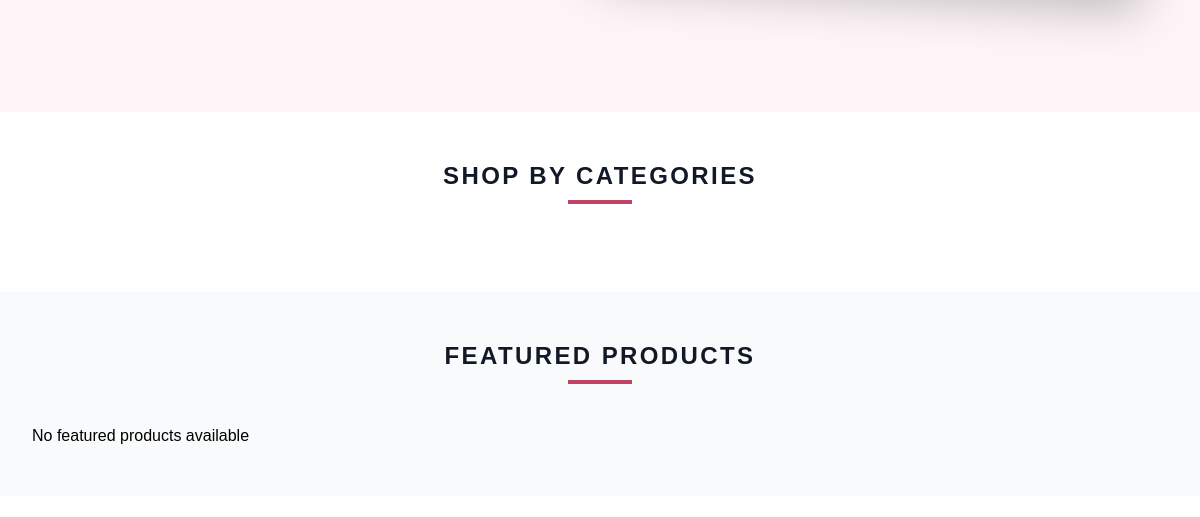
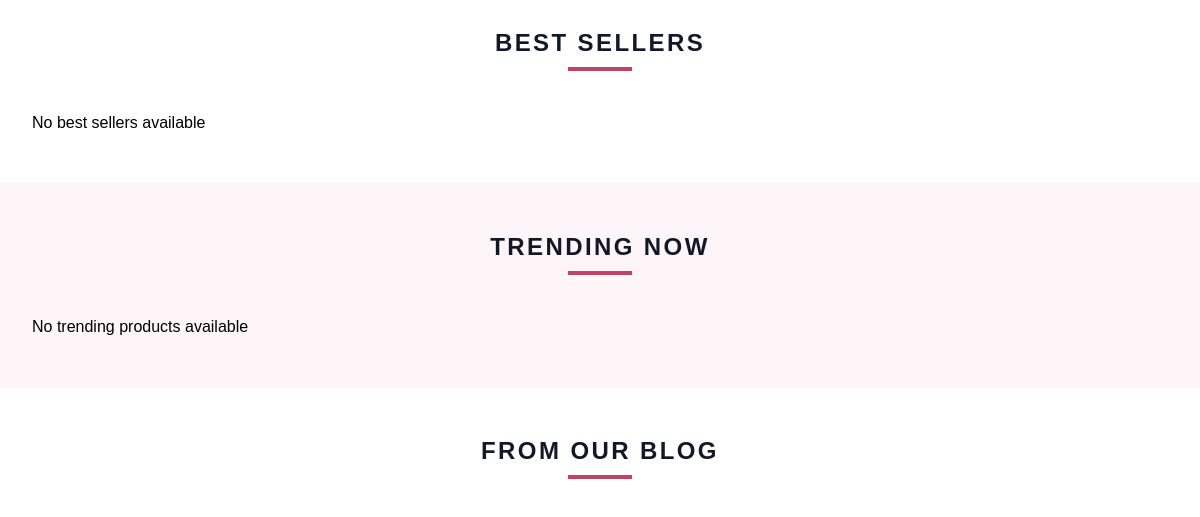
The app's page / (middle part), older data (2 pictures, top to bottom).
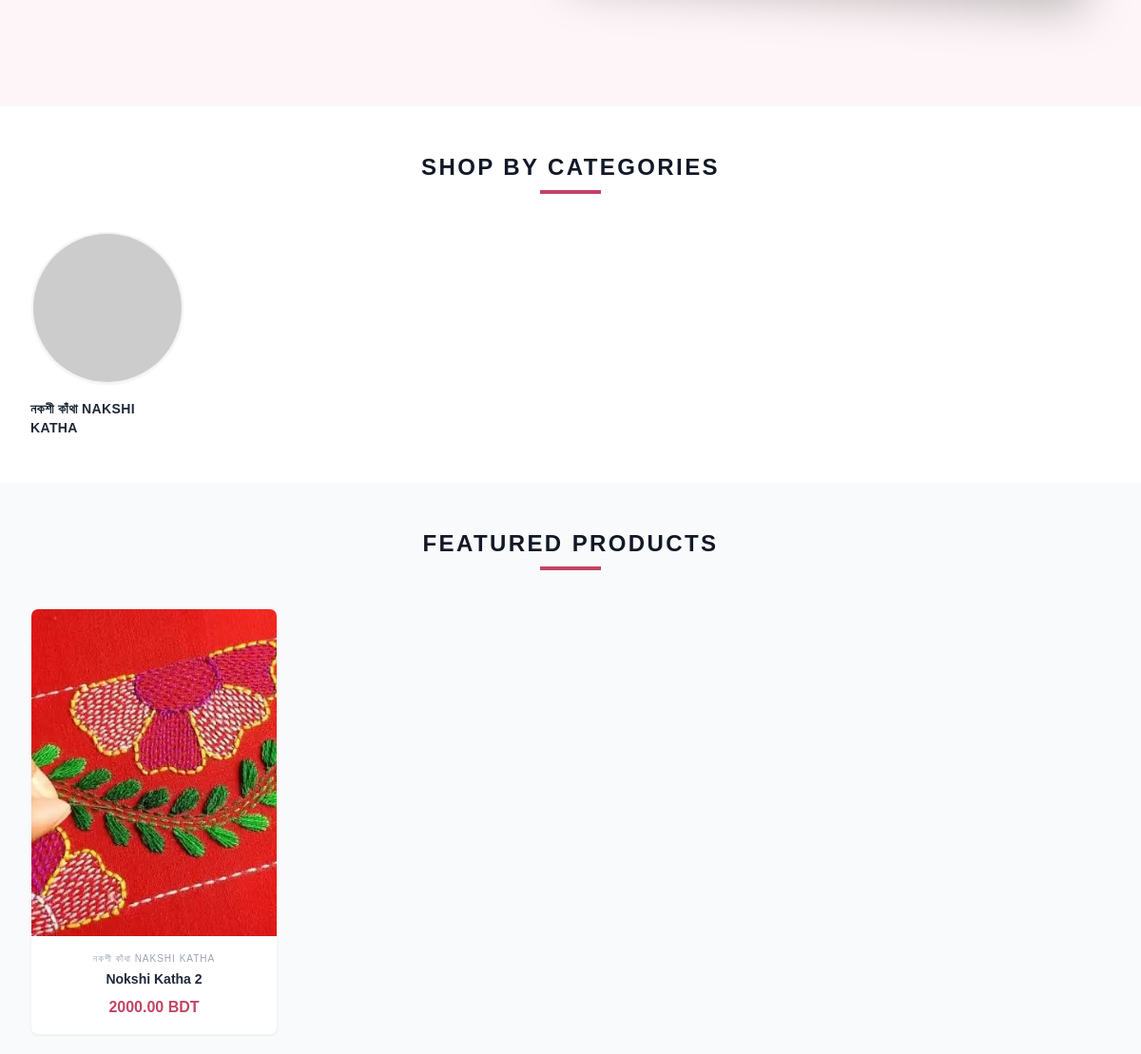
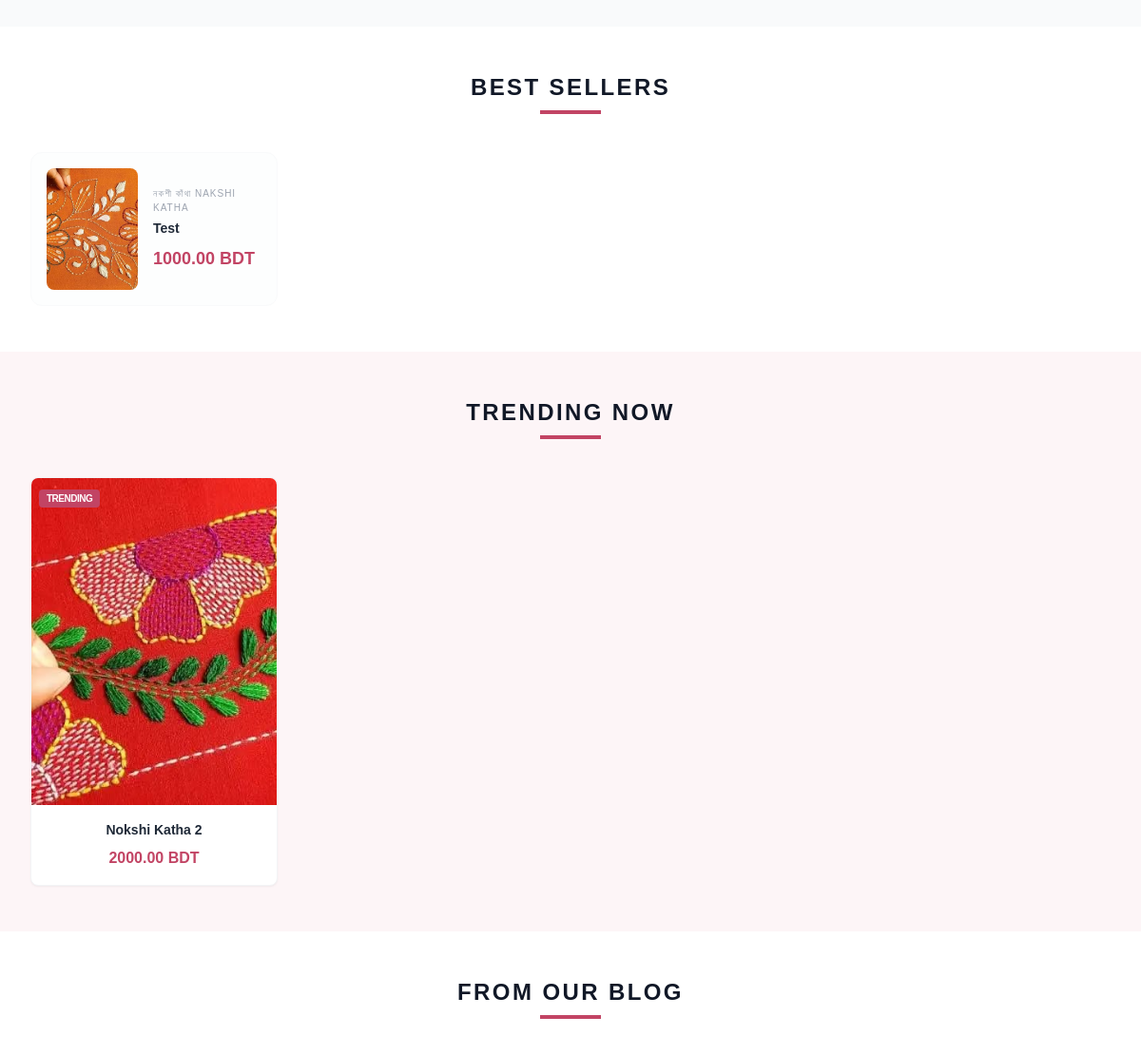
The same page, newer data (2 pictures, top to bottom).
### apps/catalog/models.py (models this page shows, shortened)
class Category(models.Model):
    name = models.CharField(max_length=200)
    slug = models.SlugField(unique=True)

class Product(models.Model):
    name = models.CharField(max_length=255)
    slug = models.SlugField(unique=True)
    category = models.ForeignKey(Category, on_delete=models.CASCADE)
    description = models.TextField()
    price = models.DecimalField(max_digits=10, decimal_places=2)
    image = models.ImageField(upload_to="products/", blank=True)
    is_active = models.BooleanField(default=True)
    is_featured = models.BooleanField(default=False)
    is_best_seller = models.BooleanField(default=False)
    is_trending = models.BooleanField(default=False)
    created_at = models.DateTimeField(auto_now_add=True)

### apps/landing/views.py (the view)
# urls.py: path('', views.home, name='home'),
def home(request):
    banners = Banner.objects.filter(active=True)
    categories = Category.objects.all()
    featured_products = Product.objects.filter(
        is_active=True,
        is_featured=True
    )[:8]
    best_sellers = Product.objects.filter(
        is_active=True,
        is_best_seller=True
    )[:8]
    trending_products = Product.objects.filter(
        is_active=True,
        is_trending=True
    )[:8]
    context = {
        "banners": banners,
        "categories": categories,
        "featured_products": featured_products,
        "best_sellers": best_sellers,
        "trending_products": trending_products,
    }
    return render(request, "landing/home.html", context)

### apps/landing/templates/landing/home.html
{% extends "base.html" %}
{% block content %}
{% include "components/hero_slider.html" %}
{% include "components/categories.html" %}
{% include "components/featured_products.html" %}
{% include "components/best_sellers.html" %}
{% include "components/trending_products.html" %}
{% include "components/blog_section.html" %}
{% endblock %}

### templates/components/categories.html
<section class="py-12 bg-white">
    <div class="max-w-7xl mx-auto px-4 sm:px-6 lg:px-8">
        <div class="text-center mb-10">
            <h2 class="text-2xl font-bold text-gray-900 uppercase tracking-widest">Shop By Categories</h2>
            <div class="h-1 w-16 bg-[#C24464] mx-auto mt-2"></div>
        </div>
        <div class="grid grid-cols-2 sm:grid-cols-3 md:grid-cols-4 lg:grid-cols-6 gap-8">
            {% for category in categories %}
            <a href="{% url 'catalog:category_products' category.slug %}" class="group flex flex-col items-center">
                <div class="w-32 h-32 md:w-40 md:h-40 rounded-full overflow-hidden border-2 border-gray-100 group-hover:border-[#C24464] transition-all duration-300 shadow-sm group-hover:shadow-md">
                    <img src="https://picsum.photos/seed/{{ category.slug }}/300/300" alt="{{ category.name }}" class="w-full h-full object-cover group-hover:scale-110 transition-transform duration-500">
                </div>
                <h3 class="mt-4 text-sm font-bold text-gray-800 group-hover:text-[#C24464] transition-colors uppercase tracking-wide">{{ category.name }}</h3>
            </a>
            {% endfor %}
        </div>
    </div>
</section>

### templates/components/featured_products.html
<section class="py-12 bg-gray-50">
    <div class="max-w-7xl mx-auto px-4 sm:px-6 lg:px-8">
        <div class="text-center mb-10">
            <h2 class="text-2xl font-bold text-gray-900 uppercase tracking-widest">Featured Products</h2>
            <div class="h-1 w-16 bg-[#C24464] mx-auto mt-2"></div>
        </div>
        <div class="grid grid-cols-2 sm:grid-cols-2 lg:grid-cols-4 gap-4 md:gap-8">
            {% for product in featured_products %}
            <div class="bg-white rounded-lg overflow-hidden shadow-sm hover:shadow-md transition-all duration-300 group border border-gray-100">
                <a href="{% url 'catalog:product_detail' product.slug %}">
                <div class="aspect-[3/4] overflow-hidden relative">
                    {% if product.image %}
                    <img src="{{ product.image.url }}" alt="{{ product.name }}" class="w-full h-full object-cover group-hover:scale-105 transition-transform duration-500">
                    {% else %}
                    <img src="https://picsum.photos/seed/{{ product.slug }}/600/800" alt="{{ product.name }}" class="w-full h-full object-cover group-hover:scale-105 transition-transform duration-500">
                    {% endif %}
                </div>
                <div class="p-4 text-center">
                    <p class="text-[10px] text-gray-400 uppercase tracking-widest mb-1">
                        {{ product.category.name }}
                    </p>
                    <h4 class="text-sm font-bold text-gray-800 mb-2 truncate group-hover:text-[#C24464] transition-colors">
                        {{ product.name }}
                    </h4>
                    <p class="text-base font-black text-[#C24464]">
                        {{ product.price }} BDT
                    </p>
                </div>
                </a>
            </div>
            {% empty %}
            <p>No featured products available</p>
            {% endfor %}
        </div>
    </div>
</section>

### templates/components/best_sellers.html
<section class="py-12 bg-white">
<div class="max-w-7xl mx-auto px-4 sm:px-6 lg:px-8">
<div class="text-center mb-10">
<h2 class="text-2xl font-bold text-gray-900 uppercase tracking-widest">Best Sellers</h2>
<div class="h-1 w-16 bg-[#C24464] mx-auto mt-2"></div>
</div>
<div class="grid grid-cols-1 sm:grid-cols-2 lg:grid-cols-4 gap-8">
{% for product in best_sellers %}
<a href="{% url 'catalog:product_detail' product.slug %}">
<div class="flex items-center space-x-4 p-4 rounded-xl border border-gray-50 hover:border-[#C24464] transition-all duration-300 group bg-gray-50/30">
<div class="w-24 h-32 rounded-lg overflow-hidden flex-shrink-0">
{% if product.image %}
<img src="{{ product.image.url }}"
alt="{{ product.name }}"
class="w-full h-full object-cover group-hover:scale-110 transition-transform duration-500">
{% else %}
<img src="https://picsum.photos/seed/{{ product.slug }}/300/400"
alt="{{ product.name }}"
class="w-full h-full object-cover group-hover:scale-110 transition-transform duration-500">
{% endif %}
</div>
<div class="flex-1 min-w-0">
<p class="text-[10px] text-gray-400 uppercase tracking-widest mb-1">
{{ product.category.name }}
</p>
<h4 class="text-sm font-bold text-gray-800 truncate group-hover:text-[#C24464] transition-colors mb-2">
{{ product.name }}
</h4>
<p class="text-lg font-black text-[#C24464]">
{{ product.price }} BDT
</p>
</div>
</div>
</a>
{% empty %}
<p>No best sellers available</p>
{% endfor %}
</div>
</div>
</section>

### templates/components/trending_products.html
<section class="py-12 bg-[#FDF5F7]">
<div class="max-w-7xl mx-auto px-4 sm:px-6 lg:px-8">
<div class="text-center mb-10">
<h2 class="text-2xl font-bold text-gray-900 uppercase tracking-widest">Trending Now</h2>
<div class="h-1 w-16 bg-[#C24464] mx-auto mt-2"></div>
</div>
<div class="grid grid-cols-2 sm:grid-cols-2 lg:grid-cols-4 gap-4 md:gap-8">
{% for product in trending_products %}
<div class="bg-white rounded-lg overflow-hidden shadow-sm hover:shadow-md transition-all duration-300 group border border-gray-100">
<a href="{% url 'catalog:product_detail' product.slug %}">
<div class="aspect-[3/4] overflow-hidden relative">
{% if product.image %}
<img src="{{ product.image.url }}"
alt="{{ product.name }}"
class="w-full h-full object-cover group-hover:scale-105 transition-transform duration-500">
{% else %}
<img src="https://picsum.photos/seed/{{ product.slug }}/600/800"
alt="{{ product.name }}"
class="w-full h-full object-cover group-hover:scale-105 transition-transform duration-500">
{% endif %}
<div class="absolute top-2 left-2">
<span class="bg-[#C24464] text-white text-[10px] font-bold px-2 py-1 rounded uppercase tracking-tighter">
Trending
</span>
</div>
</div>
<div class="p-4 text-center">
<h4 class="text-sm font-bold text-gray-800 mb-2 truncate group-hover:text-[#C24464] transition-colors">
{{ product.name }}
</h4>
<p class="text-base font-black text-[#C24464]">
{{ product.price }} BDT
</p>
</div>
</a>
</div>
{% empty %}
<p>No trending products available</p>
{% endfor %}
</div>
</div>
</section>

Row changes from the older to the newer data that the page shows:
added Category: name "নকশী কাঁথা NAKSHI KATHA"
added Product: image (picture), category.name "নকশী কাঁথা NAKSHI KATHA", name "Nokshi Katha 2", price "2000.00"
added Product: image (picture), category.name "নকশী কাঁথা NAKSHI KATHA", name "Test", price "1000.00", shown under "BEST SELLERS"
Text that changed along with them:
text no longer shown: "No featured products available No best sellers available No trending products available"
